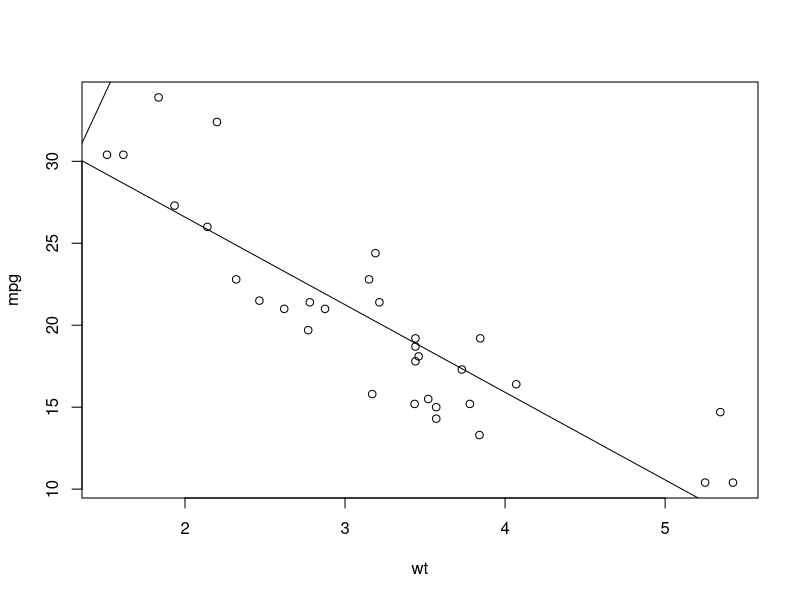

Write the R code that produced this figure.
data(mtcars)
head(mtcars)
plot(mpg~wt, data = mtcars)

linearregression <- lm(mpg~wt, data = mtcars)
coef(linearregression)[1]
abline(mtcars$wt, mtcars$mpg)
abline(linearregression)

b <- coef(linearregression)[1]
w <- coef(linearregression)[2]

equation <- w*2.7 + b
print(equation)

summary(linearregression)
